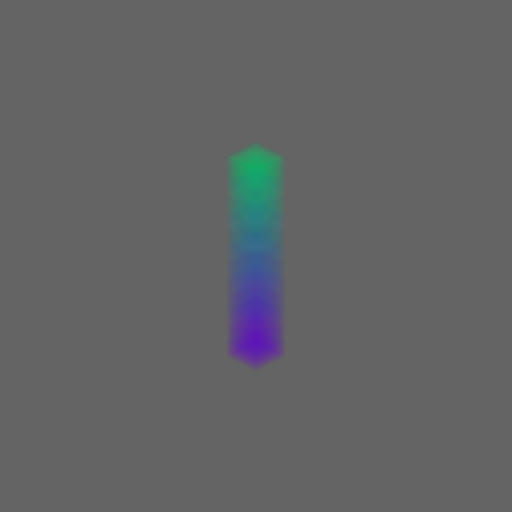
Frame 1 (no input)
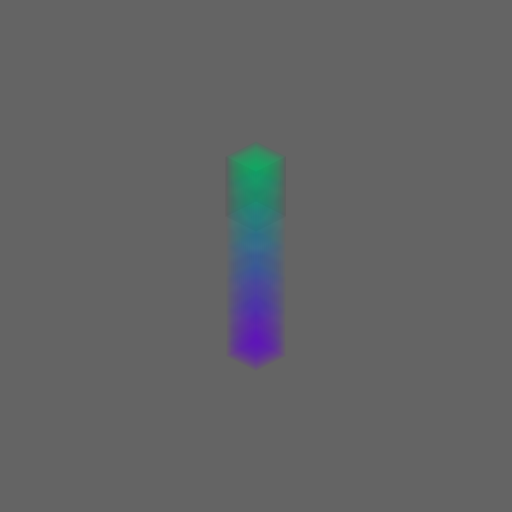
Frame 60 (no input)
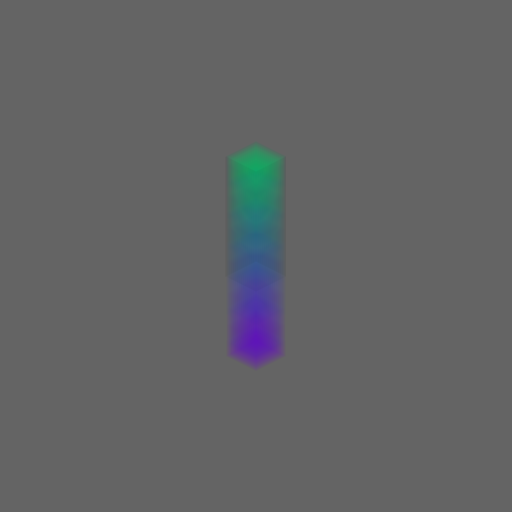
Frame 120 (the mouse pressed at the canvas centre since frame 60)

The p5.js sketch that drew these frames (run headless with seeded random() and noise() and a simulated clock; from frame 60 on, the mouse is pressed at the canvas centre):

// p5.js sketch
// ── sketch.js
const canvas_w = 512;
const canvas_h = 512;

let rp;

const f1 = [0, 200, 100, 15];
const f2 = [100, 0, 200, 15];

function setup() {
  createCanvas(canvas_w, canvas_h);
  background(100);

  const cx = width / 2;
  const cy = height / 2;
  rp = new RectPrism(cx, cy - 100, 30, 60, cy - 100, cy + 100);
  rp.draw_column();
}


function draw() {
  rp.update();
  rp.draw();
}


class RectPrism {
  constructor(x, y, h, w, min_y, max_y) {
    this.p = createVector(x, y);
    this.h = h;
    this.w = w;
    this.min_y = min_y;
    this.max_y = max_y;
    this.dy = 1;
  }

  update() {
    this.p.y += this.dy;
    if (this.p.y >= this.max_y || this.p.y <= this.min_y) {
      this.dy *= -1;
    }
  }

  draw_square() {
    beginShape();
    vertex(-this.w / 2, 0);
    vertex(0, -this.h / 2);
    vertex(this.w / 2, 0);
    vertex(0, this.h / 2);
    endShape(CLOSE);
  }

  draw_column() {
    for (let y = this.min_y; y <= this.max_y; y += abs(this.dy)) {
      push();
      const r = map(y, this.min_y, this.max_y, f1[0], f2[0]);
      const g = map(y, this.min_y, this.max_y, f1[1], f2[1]);
      const b = map(y, this.min_y, this.max_y, f1[2], f2[2]);
      fill(r, g, b, f1[3]);
      noStroke();
      translate(this.p.x, y);
      this.draw_square();
      pop();
    }
  }

  draw() {
    push();
    noFill();
    stroke(30, 10);
    translate(this.p.x, this.p.y);
    this.draw_square();
    pop();
  }
}
